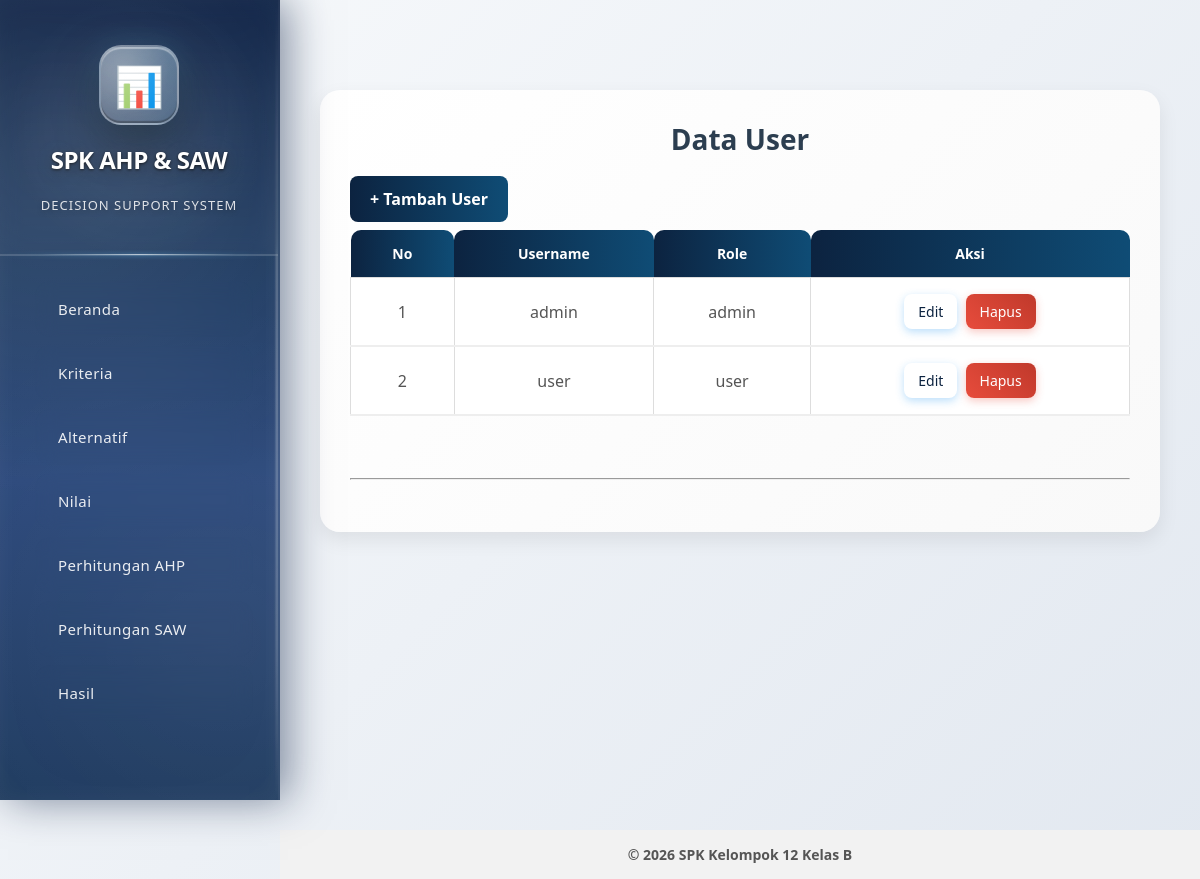
The app's page /data_user.php (signed in) with its own data.
### tables this page shows
CREATE TABLE `users` (
  `id_user` int(11) NOT NULL,
  `username` varchar(50) DEFAULT NULL,
  `password` varchar(150) DEFAULT NULL,
  `role` enum('admin','user') NOT NULL DEFAULT 'user'
);

### data_user.php (the view, shortened to what this page needs)
<?php
include 'part/header.php';
include 'koneksi.php';
?>
<div class="spk-container">
    <h2 class="spk-title">Data User</h2>
    <div style="margin-bottom: 20px;">
        <a href="#" onclick="document.getElementById('formTambah').style.display='block'" class="spk-btn">+ Tambah User</a>
    </div>
    <table class="spk-table">
        <thead>
            <tr>
                <th>No</th>
                <th>Username</th>
                <th>Role</th>
                <th>Aksi</th>
            </tr>
        </thead>
        <tbody>
            <?php
            $no = 1;
            $users = $conn->query("SELECT * FROM users");
            while ($row = $users->fetch_assoc()):
            ?>
            <tr>
                <td><?= $no++ ?></td>
                <td><?= htmlspecialchars($row['username']) ?></td>
                <td><?= htmlspecialchars($row['role']) ?></td>
                <td>
                    <a href="#" onclick="editUser(<?= $row['id_user'] ?>, '<?= htmlspecialchars($row['username']) ?>', '<?= $row['role'] ?>')" class="spk-btn-edit">Edit</a>
                    <a href="data_user.php?hapus=<?= $row['id_user'] ?>" class="spk-btn-delete" onclick="return confirm('Yakin mau hapus user ini?')">Hapus</a>
                </td>
            </tr>
            <?php endwhile; ?>
        </tbody>
    </table>
    <br><hr><br>
</div>
<?php include 'part/footer.php'; ?>

### assets/general_css/style.css (style rules this page uses)
.spk-container { max-width: 1100px; margin: 50px auto; padding: 30px; background: linear-gradient(135deg, #ffffff, #f9f9f9); border-radius: 20px; box-shadow: 0 8px 20px rgba(0, 0, 0, 0.08); animation: fadeIn 0.8s ease; }
.spk-title { text-align: center; font-size: 32px; font-weight: 700; margin-bottom: 40px; color: #2c3e50; }
.spk-table { width: 100%; border-collapse: collapse; margin-bottom: 40px; }
.spk-table th { background: linear-gradient(90deg, #0C2340, #0F4C75) !important; color: white; font-weight: bold; padding: 14px 18px; border: none; border-radius: 10px 10px 0 0; }
.spk-table td { background-color: #ffffff; padding: 14px 18px; text-align: center; font-size: 16px; color: #555; border: 1px solid #ddd; border-bottom: 2px solid #eee; }
.spk-btn-edit { display: inline-block; background: linear-gradient(90deg, #0C2340, #0F4C75); color: #0C2340; padding: 8px 14px; border: none; border-radius: 8px; font-size: 14px; transition: all 0.3s ease; margin: 2px; box-shadow: 0 3px 8px rgba(33, 150, 243, 0.3); }
.spk-btn-delete { display: inline-block; background: linear-gradient(45deg, #e74c3c, #c0392b); color: white; padding: 8px 14px; border: none; border-radius: 8px; font-size: 14px; transition: all 0.3s ease; margin: 2px; box-shadow: 0 3px 8px rgba(231, 76, 60, 0.3); }
a { text-decoration: none; }
.spk-title { text-align: center; font-size: 28px; margin-bottom: 30px; }
.spk-btn { background: linear-gradient(90deg,#0C2340,#0F4C75) !important; color:white; padding: 12px 20px; border: none; border-radius: 8px; font-size: 1rem; font-weight: bold; cursor: pointer; width: 100%; transition: background-color 0.3s ease; }
h2, h3 { text-align: center; color: #333; margin-bottom: 20px; }
table { width: 100%; border-collapse: collapse; margin-bottom: 40px; background-color: #fff; }
table th, table td { border: 1px solid #ddd; padding: 12px 15px; text-align: center; font-size: 14px; }
table th { background-color: #4caf50; color: white; }
table tr:nth-child(even) { background-color: #f9f9f9; }

### part/header.php (style rules this page uses)
* { margin: 0; padding: 0; box-sizing: border-box; }
body { font-family: 'Segoe UI', Tahoma, Geneva, Verdana, sans-serif; background: linear-gradient(135deg, #f8fafc 0%, #e2e8f0 100%); min-height: 100vh; display: flex; }

### records on screen
users: username "admin", role "admin"
users: username "user", role "user"
